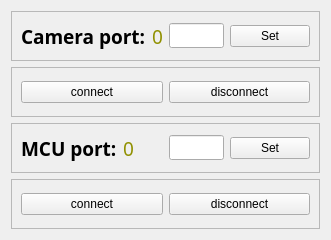
            <widget class="QWidget" name="tabWidgetPage4">
             <attribute name="title">
              <string>Prephrals</string>
             </attribute>
             <layout class="QVBoxLayout" name="verticalLayout_9">
              <item>
               <widget class="QFrame" name="Camera_port_frame">
                <property name="minimumSize">
                 <size>
                  <width>0</width>
                  <height>50</height>
                 </size>
                </property>
                <property name="frameShape">
                 <enum>QFrame::StyledPanel</enum>
                </property>
                <property name="frameShadow">
                 <enum>QFrame::Raised</enum>
                </property>
                <layout class="QHBoxLayout" name="horizontalLayout_30">
                 <item>
                  <widget class="QLabel" name="Camera_port_label">
                   <property name="font">
                    <font>
                     <family>Rockwell</family>
                     <pointsize>14</pointsize>
                     <weight>75</weight>
                     <bold>true</bold>
                    </font>
                   </property>
                   <property name="text">
                    <string>Camera port:</string>
                   </property>
                  </widget>
                 </item>
                 <item>
                  <widget class="QLabel" name="Camera_port_current_value">
                   <property name="minimumSize">
                    <size>
                     <width>0</width>
                     <height>20</height>
                    </size>
                   </property>
                   <property name="palette">
                    <palette>
                     <active>
                      <colorrole role="WindowText">
                       <brush brushstyle="SolidPattern">
                        <color alpha="255">
                         <red>144</red>
                         <green>144</green>
                         <blue>0</blue>
                        </color>
                       </brush>
                      </colorrole>
                     </active>
                     <inactive>
                      <colorrole role="WindowText">
                       <brush brushstyle="SolidPattern">
                        <color alpha="255">
                         <red>144</red>
                         <green>144</green>
                         <blue>0</blue>
                        </color>
                       </brush>
                      </colorrole>
                     </inactive>
                     <disabled>
                      <colorrole role="WindowText">
                       <brush brushstyle="SolidPattern">
                        <color alpha="255">
                         <red>120</red>
                         <green>120</green>
                         <blue>120</blue>
                        </color>
                       </brush>
                      </colorrole>
                     </disabled>
                    </palette>
                   </property>
                   <property name="font">
                    <font>
                     <family>Rockwell</family>
                     <pointsize>14</pointsize>
                    </font>
                   </property>
                   <property name="text">
                    <string>0</string>
                   </property>
                  </widget>
                 </item>
                 <item>
                  <widget class="QLineEdit" name="Camera_port_new_value">
                   <property name="minimumSize">
                    <size>
                     <width>0</width>
                     <height>0</height>
                    </size>
                   </property>
                   <property name="maximumSize">
                    <size>
                     <width>55</width>
                     <height>25</height>
                    </size>
                   </property>
                  </widget>
                 </item>
                 <item>
                  <widget class="QPushButton" name="Set_Camera_port_new_value_button">
                   <property name="text">
                    <string>Set</string>
                   </property>
                  </widget>
                 </item>
                </layout>
               </widget>
              </item>
              <item>
               <widget class="QFrame" name="camera_connect_disconnect_frame">
                <property name="minimumSize">
                 <size>
                  <width>0</width>
                  <height>50</height>
                 </size>
                </property>
                <property name="frameShape">
                 <enum>QFrame::StyledPanel</enum>
                </property>
                <property name="frameShadow">
                 <enum>QFrame::Raised</enum>
                </property>
                <layout class="QHBoxLayout" name="horizontalLayout_5">
                 <item>
                  <widget class="QPushButton" name="connect_camera_button">
                   <property name="text">
                    <string>connect</string>
                   </property>
                  </widget>
                 </item>
                 <item>
                  <widget class="QPushButton" name="disconnect_camera_button">
                   <property name="text">
                    <string>disconnect</string>
                   </property>
                  </widget>
                 </item>
                </layout>
               </widget>
              </item>
              <item>
               <widget class="QFrame" name="MCU_port_frame">
                <property name="minimumSize">
                 <size>
                  <width>0</width>
                  <height>50</height>
                 </size>
                </property>
                <property name="frameShape">
                 <enum>QFrame::StyledPanel</enum>
                </property>
                <property name="frameShadow">
                 <enum>QFrame::Raised</enum>
                </property>
                <layout class="QHBoxLayout" name="horizontalLayout_32">
                 <item>
                  <widget class="QLabel" name="MCU_port_label">
                   <property name="font">
                    <font>
                     <family>Rockwell</family>
                     <pointsize>14</pointsize>
                     <weight>75</weight>
                     <bold>true</bold>
                    </font>
                   </property>
                   <property name="text">
                    <string>MCU port:</string>
                   </property>
                  </widget>
                 </item>
                 <item>
                  <widget class="QLabel" name="MCU_port_current_value">
                   <property name="minimumSize">
                    <size>
                     <width>0</width>
                     <height>20</height>
                    </size>
                   </property>
                   <property name="palette">
                    <palette>
                     <active>
                      <colorrole role="WindowText">
                       <brush brushstyle="SolidPattern">
                        <color alpha="255">
                         <red>144</red>
                         <green>144</green>
                         <blue>0</blue>
                        </color>
                       </brush>
                      </colorrole>
                     </active>
                     <inactive>
                      <colorrole role="WindowText">
                       <brush brushstyle="SolidPattern">
                        <color alpha="255">
                         <red>144</red>
                         <green>144</green>
                         <blue>0</blue>
                        </color>
                       </brush>
                      </colorrole>
                     </inactive>
                     <disabled>
                      <colorrole role="WindowText">
                       <brush brushstyle="SolidPattern">
                        <color alpha="255">
                         <red>120</red>
                         <green>120</green>
                         <blue>120</blue>
                        </color>
                       </brush>
                      </colorrole>
                     </disabled>
                    </palette>
                   </property>
                   <property name="font">
                    <font>
                     <family>Rockwell</family>
                     <pointsize>14</pointsize>
                    </font>
                   </property>
                   <property name="text">
                    <string>0</string>
                   </property>
                  </widget>
                 </item>
                 <item>
                  <widget class="QLineEdit" name="MCU_port_new_value">
                   <property name="minimumSize">
                    <size>
                     <width>0</width>
                     <height>0</height>
                    </size>
                   </property>
                   <property name="maximumSize">
                    <size>
                     <width>55</width>
                     <height>25</height>
                    </size>
                   </property>
                  </widget>
                 </item>
                 <item>
                  <widget class="QPushButton" name="Set_MCU_port_new_value_button">
                   <property name="text">
                    <string>Set</string>
                   </property>
                  </widget>
                 </item>
                </layout>
               </widget>
              </item>
              <item>
               <widget class="QFrame" name="MCU_connect_disconnect_frame">
                <property name="minimumSize">
                 <size>
                  <width>0</width>
                  <height>50</height>
                 </size>
                </property>
                <property name="frameShape">
                 <enum>QFrame::StyledPanel</enum>
                </property>
                <property name="frameShadow">
                 <enum>QFrame::Raised</enum>
                </property>
                <layout class="QHBoxLayout" name="horizontalLayout_7">
                 <item>
                  <widget class="QPushButton" name="connect_MCU_button_button">
                   <property name="text">
                    <string>connect</string>
                   </property>
                  </widget>
                 </item>
                 <item>
                  <widget class="QPushButton" name="disconnect_MCU_button_button">
                   <property name="text">
                    <string>disconnect</string>
                   </property>
                  </widget>
                 </item>
                </layout>
               </widget>
              </item>
             </layout>
            </widget>
